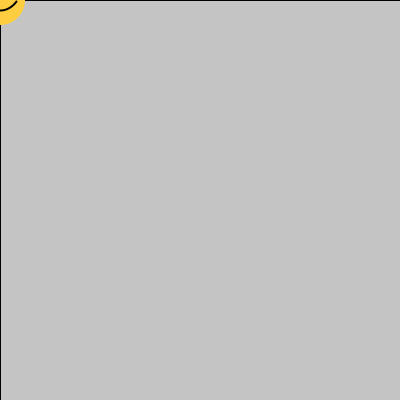
Frame 1 (no input)
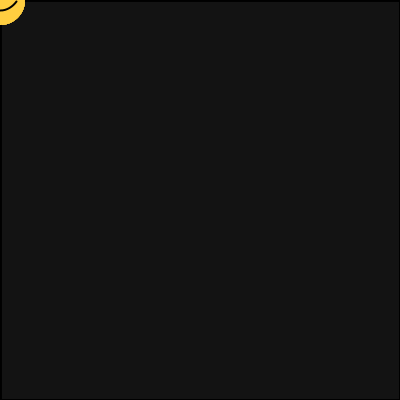
Frame 60 (the mouse pressed at the canvas centre just before this capture)
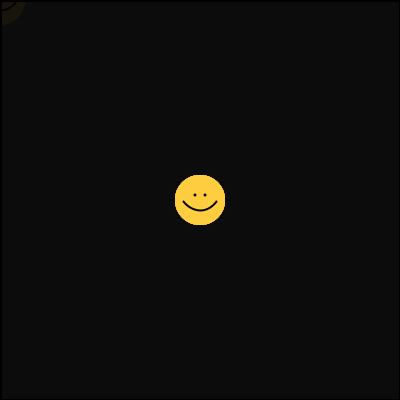
Frame 120 (the mouse held since frame 60 and released just before this capture)

The Processing sketch that drew these frames (run headless with seeded random() and noise(); from frame 60 on, the mouse is pressed at the canvas centre):

// Processing sketch: processing_129691
// ── processing_129691.pde

//copyright Sophie Vennix, siv
//Homework3
//1.22.14

float x,y,w,h;
{
  x=200;
  y=200;
  w=50;
  h=50;
}


void setup()
{  
   size(400,400);
   //noCursor();
}

void draw()
{ 
    x=mouseX;
    y=mouseY;
    fill(0,10);
    rectMode(CORNER);
    rect(0,0, width, height); 
    
    //head//
    fill(255,206,64);
    noStroke();
    ellipse(x,y, w,h);

    //eyes//
    fill(0);
    ellipse(x-.10*w,y-.10*h, .06*w,.06*h);
    ellipse(x+.10*w,y-.10*h, .06*w,.06*h);

    //mouth//
    noFill();
    stroke(0);
    strokeWeight(2);
    arc(x,y-.20*h, .80*w, .80*h, .20*PI, .80*PI);
}
